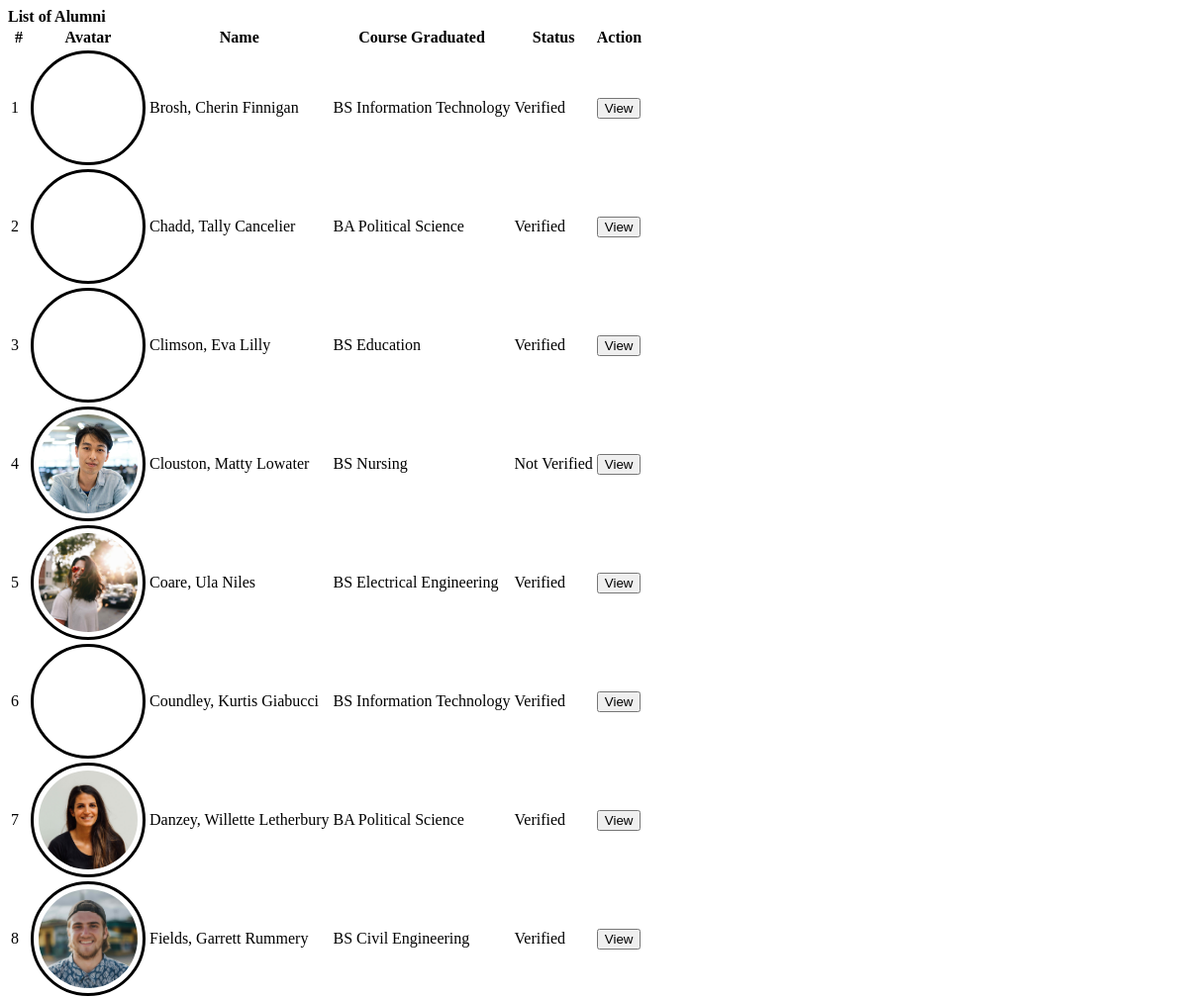
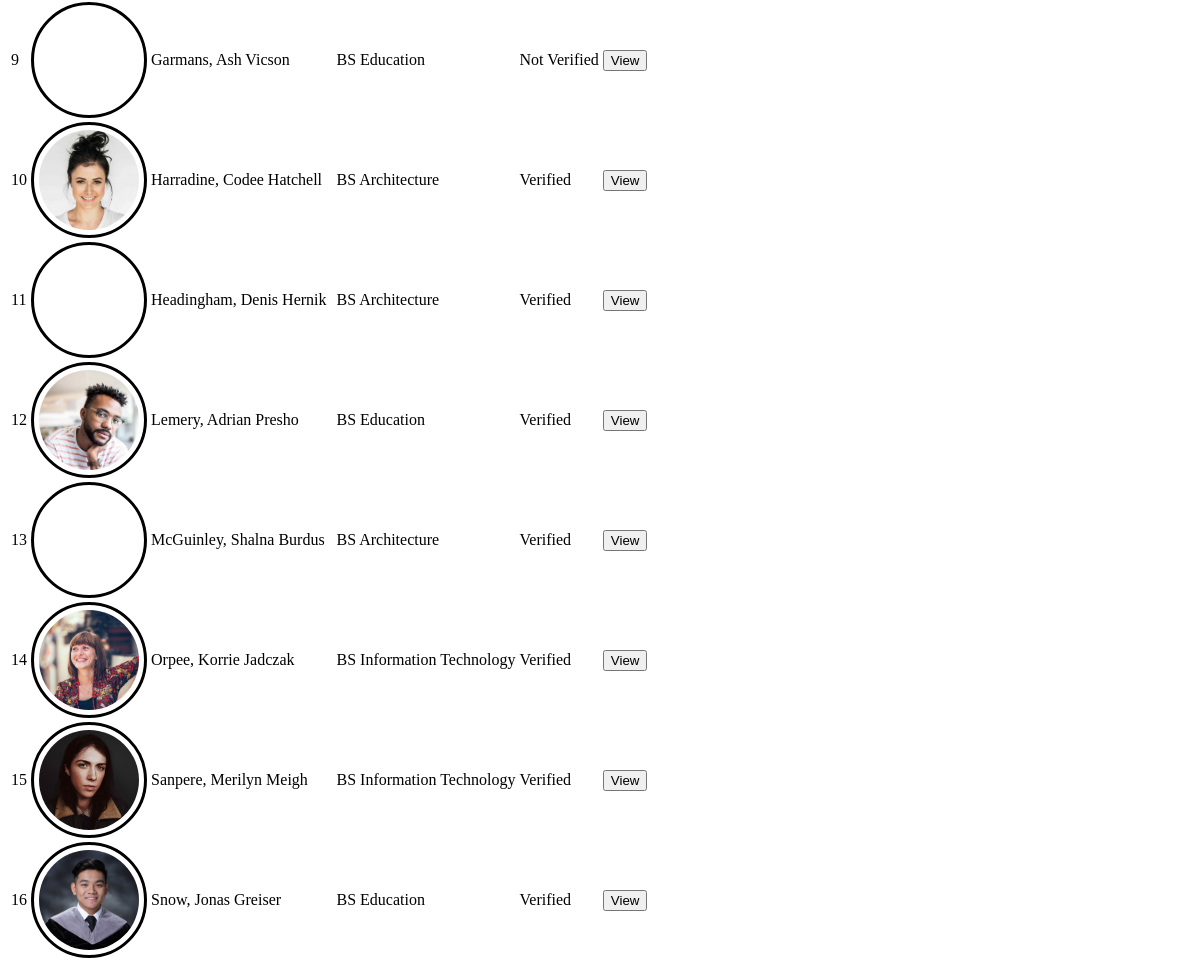
Screenshot of /admin/alumni.php with the database file from the repository (2 pictures, top to bottom).
### tables this page shows
CREATE TABLE `alumnus_bio` (
  `id` int(30) NOT NULL,
  `user_id` int(30) NOT NULL,
  `firstname` varchar(200) NOT NULL,
  `middlename` varchar(200) NOT NULL,
  `lastname` varchar(200) NOT NULL,
  `gender` varchar(10) NOT NULL,
  `batch` year(4) NOT NULL,
  `course_id` int(30) NOT NULL,
  `email` varchar(250) NOT NULL,
  `connected_to` text NOT NULL,
  `avatar` text NOT NULL,
  `date_created` date NOT NULL DEFAULT current_timestamp()
);

CREATE TABLE `courses` (
  `id` int(30) NOT NULL,
  `course` text NOT NULL,
  `about` text NOT NULL
);

### admin/alumni.php (the view, shortened to what this page needs)
<?php include('db_connect.php'); ?>
<div class="container-fluid">
    <div class="col-lg-12">
        <div class="row">
            <div class="col-md-12">
                <div class="card">
                    <div class="card-header">
                        <b>List of Alumni</b>
                    </div>
                    <div class="card-body">
                        <table class="table table-condensed table-bordered table-hover">
                            <thead>
                            <tr>
                                <th class="text-center">#</th>
                                <th class="">Avatar</th>
                                <th class="">Name</th>
                                <th class="">Course Graduated</th>
                                <th class="">Status</th>
                                <th class="text-center">Action</th>
                            </tr>
                            </thead>
                            <tbody>
                            <?php
                            $i = 1;
                            $alumni = $conn->query("SELECT a.*,c.course,Concat(a.lastname,', ',a.firstname,' ',a.middlename) as name, u.status from alumnus_bio a inner join users u on u.id=a.user_id inner join courses c on c.id = a.course_id order by Concat(a.lastname,', ',a.firstname,' ',a.middlename) asc");
                            while ($row = $alumni->fetch_assoc()):
                                ?>
                                <tr>
                                    <td class="text-center"><?php echo $i++ ?></td>
                                    <td class="text-center">
                                        <div class="avatar">
                                            <img src="assets/uploads/<?php echo $row['avatar'] ?>" class="" alt="">
                                        </div>
                                    </td>
                                    <td class="">
                                        <p><?php echo ucwords($row['name']) ?></p>
                                    </td>
                                    <td class="">
                                        <p><?php echo $row['course'] ?></p>
                                    </td>
                                    <td class="text-center">
                                        <?php if ($row['status'] == 'ACTIVE'): ?>
                                            <span class="badge badge-primary">Verified</span>
                                        <?php else: ?>
                                            <span class="badge badge-secondary">Not Verified</span>
                                        <?php endif; ?>
                                    </td>
                                    <td class="text-center">
                                        <button class="btn btn-sm btn-outline-primary view_alumni" type="button"
                                                data-id="<?php echo $row['id'] ?>">View
                                        </button>
                                    </td>
                                </tr>
                            <?php endwhile; ?>
                            </tbody>
                        </table>
                    </div>
                </div>
            </div>
        </div>
    </div>
</div>

### admin/alumni.php (style rules this page uses)
td { vertical-align: middle !important; }
td p { margin: unset }
img { max-width: 100px; max-height:: 150px; }
.avatar { display: flex; border-radius: 100%; width: 100px; height: 100px; align-items: center; justify-content: center; border: 3px solid; padding: 5px; }
.avatar img { max-width: calc(100%); max-height: calc(100%); border-radius: 100%; }

### rows the page displays
alumnus_bio: name "Brosh, Cherin Finnigan", course.course "BS Information Technology", shows "Verified"
alumnus_bio: name "Chadd, Tally Cancelier", course.course "BA Political Science", shows "Verified"
alumnus_bio: name "Climson, Eva Lilly", course.course "BS Education", shows "Verified"
alumnus_bio: avatar (picture), name "Clouston, Matty Lowater", course.course "BS Nursing", shows "Not Verified"
alumnus_bio: avatar (picture), name "Coare, Ula Niles", course.course "BS Electrical Engineering", shows "Verified"
alumnus_bio: name "Coundley, Kurtis Giabucci", course.course "BS Information Technology", shows "Verified"
alumnus_bio: avatar (picture), name "Danzey, Willette Letherbury", course.course "BA Political Science", shows "Verified"
alumnus_bio: avatar (picture), name "Fields, Garrett Rummery", course.course "BS Civil Engineering", shows "Verified"
alumnus_bio: name "Garmans, Ash Vicson", course.course "BS Education", shows "Not Verified"
alumnus_bio: avatar (picture), name "Harradine, Codee Hatchell", course.course "BS Architecture", shows "Verified"
alumnus_bio: name "Headingham, Denis Hernik", course.course "BS Architecture", shows "Verified"
alumnus_bio: avatar (picture), name "Lemery, Adrian Presho", course.course "BS Education", shows "Verified"
alumnus_bio: name "McGuinley, Shalna Burdus", course.course "BS Architecture", shows "Verified"
alumnus_bio: avatar (picture), name "Orpee, Korrie Jadczak", course.course "BS Information Technology", shows "Verified"
alumnus_bio: avatar (picture), name "Sanpere, Merilyn Meigh", course.course "BS Information Technology", shows "Verified"
alumnus_bio: avatar (picture), name "Snow, Jonas Greiser", course.course "BS Education", shows "Verified"
